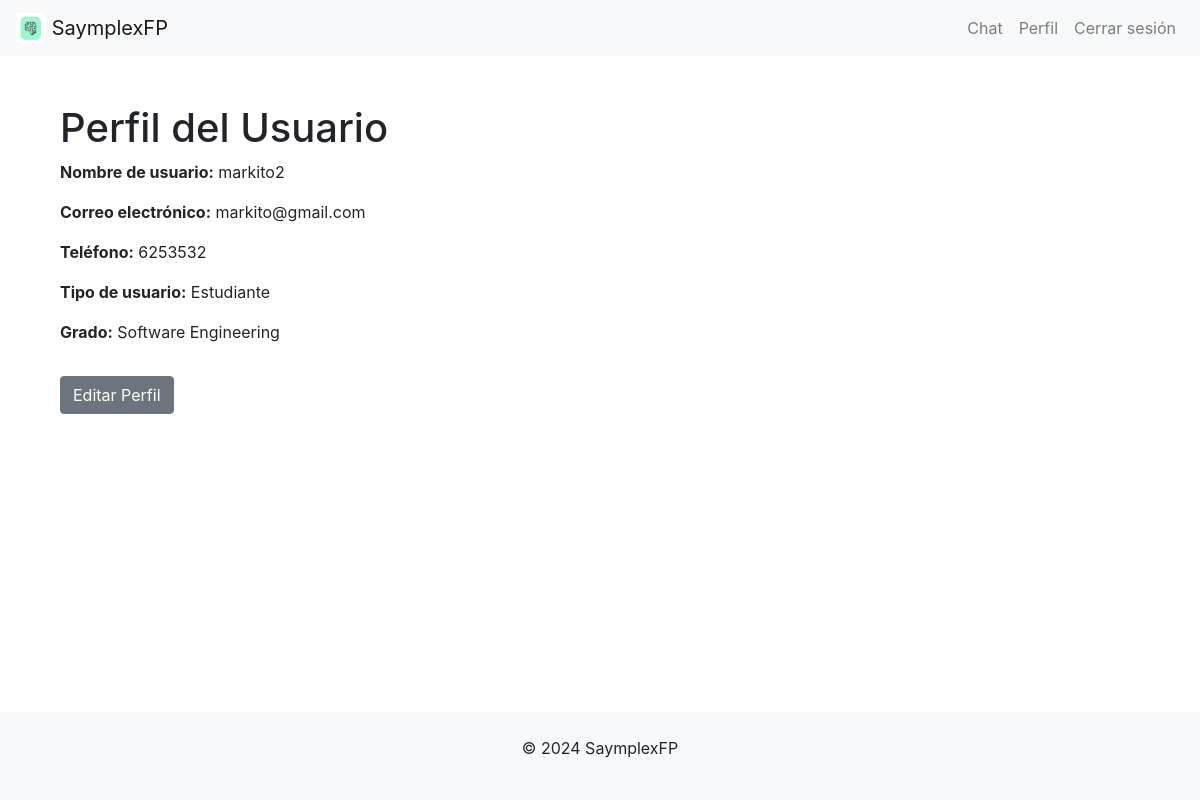
The app's page /user_profile/ (signed in) with its own data.
### main/models.py (models this page shows)
class User(AbstractUser):
    phone = models.CharField(max_length=15, blank=True, null=True)
    class DegreeChoices(models.TextChoices):
        SOFTWARE_ENGINEERING = 'Software Engineering'
        HEALTH_ENGINEERING = 'Health Engineering'
        COMPUTER_ENGINEERING = 'Computer Engineering'
    degree = models.CharField(max_length=100, choices=DegreeChoices.choices)
    class UserTypeChoices(models.TextChoices):
        TEACHER = 'Teacher'
        STUDENT = 'Student'
    user_type = models.CharField(max_length=10, choices=UserTypeChoices.choices)
    groups = models.ManyToManyField(
        'auth.Group',
        related_name='users_in_auth_groups',
        blank=True,
        help_text='The groups this user belongs to. A user will get all permissions granted to each of their groups.',
        verbose_name='groups',
    )
    user_permissions = models.ManyToManyField(
        'auth.Permission',
        related_name='users_with_permissions',
        blank=True,
        help_text='Specific permissions for this user.',
        verbose_name='user permissions',
    )
    @property
    def is_teacher(self):
        return self.user_type == "Teacher"
    @property
    def is_student(self):
        return self.user_type == "Student"

### main/views.py (the view)
# urls.py: path('user_profile/', user_profile, name='user_profile'),
@login_required
def user_profile(request):
    user = request.user
    if user.is_teacher:
        user_type = "Profesor"
    elif user.is_student:
        user_type = "Estudiante"
    else:
        user_type = "Otro"
    context = {
        'user': user,
        'user_type': user_type,
    }
    return render(request, 'profile.html', context)

### main/templates/profile.html (shortened to what this page needs)
{% extends "base.html" %}
{% block content %}
<div class="container">
    <h1 class="mt-4">Perfil del Usuario</h1>
    <p><strong>Nombre de usuario:</strong> {{ user.username }}</p>
    <p><strong>Correo electrónico:</strong> {{ user.email }}</p>
    <p><strong>Teléfono:</strong> {{ user.phone }}</p>
    <p><strong>Tipo de usuario:</strong> {{ user_type }}</p>
    <p><strong>Grado:</strong> {{ user.degree }}</p>
    <a href="{% url 'edit_profile' %}" class="btn btn-secondary mt-3">Editar Perfil</a>
</div>
{% endblock %}

### records on screen
User: username "markito2", email "markito@gmail.com", phone "6253532", degree "Software Engineering"

### other values on screen
{{ user_type }} "Estudiante"
